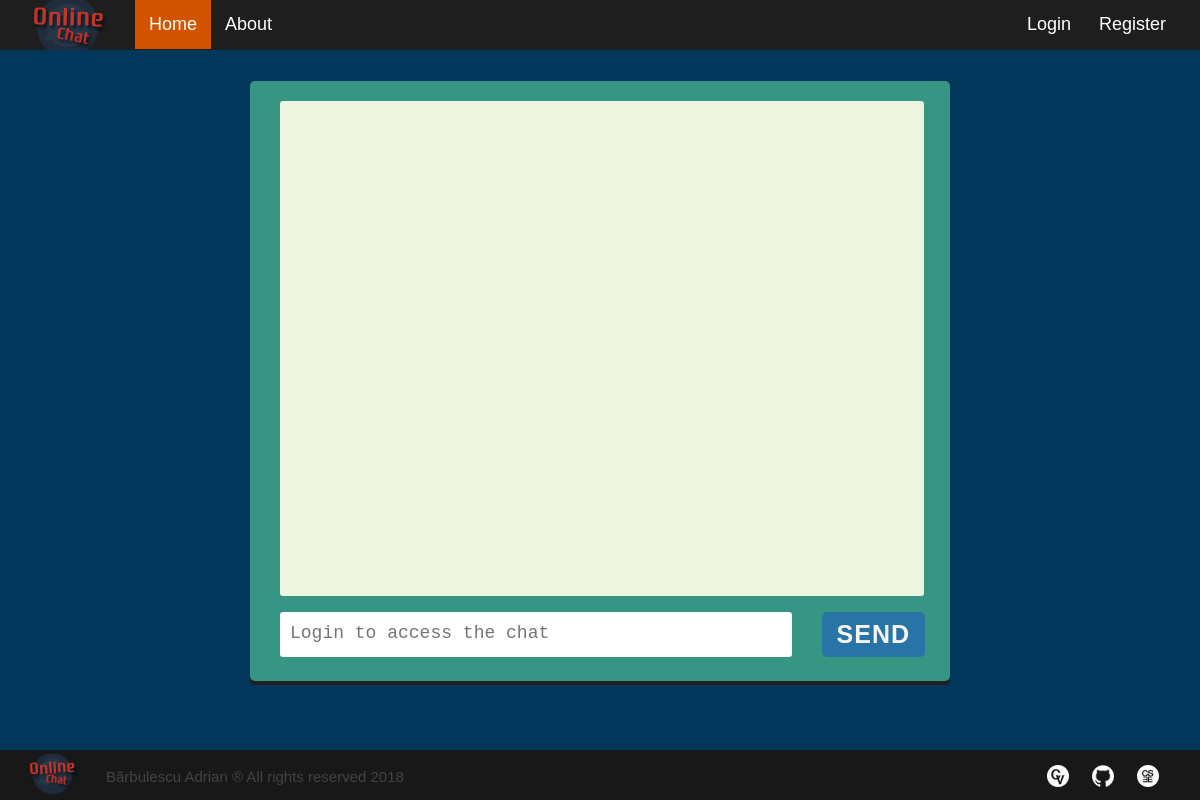
Before: / with the older database file.
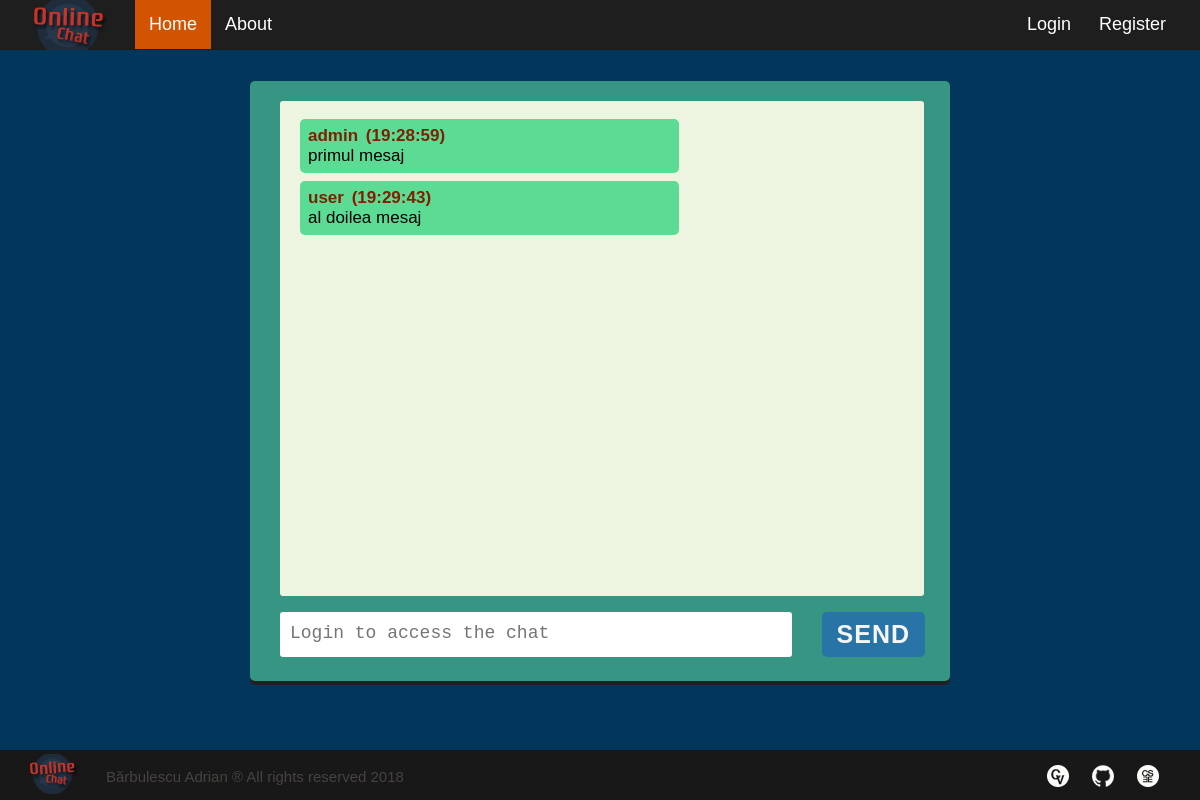
After: the same page with the newer database file.
### tables this page shows
CREATE TABLE IF NOT EXISTS `chat_user` (
  `id_user` int(11) NOT NULL AUTO_INCREMENT,
  `username` varchar(30) DEFAULT NULL,
  `email` varchar(30) DEFAULT NULL,
  `chat_rank` int(11) DEFAULT NULL,
  `password` varchar(100) DEFAULT NULL,
  PRIMARY KEY (`id_user`)
);

CREATE TABLE IF NOT EXISTS `chat_message` (
  `id_message` int(11) NOT NULL AUTO_INCREMENT,
  `user_message` varchar(100) DEFAULT NULL,
  `message_time` time DEFAULT NULL,
  `user_id` int(11) NOT NULL,
  PRIMARY KEY (`id_message`),
  KEY `user_id` (`user_id`)
);

### index.php (the view, shortened to what this page needs)
<!DOCTYPE html>
<html lang="en">
<head>
  <link rel="stylesheet" type="text/css" href="assets/css/main.css">
  <link rel="stylesheet" type="text/css" href="assets/css/formstyle.css">
</head>
<body>
  <?php
    if($_SESSION['$isUserLogged'])
      include "loggednavbar.php";
    else include "navbar.php";
  ?>
  <main class="main__content">
    <form class="form__chat" action="chat_action.php" method="post">
      <div class="chatbox">
        <div id="chatData" class="chatlogs">
          <?php
            include 'dbconnect.php';
            $sql = 'SELECT id_message, user_message, message_time, user_id FROM chat_message ORDER BY id_message ASC';
            if ($result = mysqli_query($link, $sql)) {
              if (mysqli_num_rows($result) > 0) {
                while ($row = mysqli_fetch_array($result)) {
                  $msgtime = $row['message_time'];
                  $thismsg = $row['user_message'];
                  $iduser = $row['user_id'];
                  $sqlc = "SELECT username FROM chat_user WHERE id_user='$iduser'";
                  if ($result2 = mysqli_query($link, $sqlc)) {
                    if (mysqli_num_rows($result2) > 0) {
                      while ($row = mysqli_fetch_array($result2)) {
                        if($row['username'] === $_SESSION['username']) {
                          echo '<div class="chat self">';
                            echo '<p class="chat-message"> <span class="selfchatname">' . $row['username'] . '<span class="space"></span> (' . $msgtime . ')</span><br>' . $thismsg . '</p>';
                          echo '</div>';
                        }
                        else {
                          echo '<div class="chat friend">';
                            echo '<p class="chat-message"> <span class="friendchatname">' . $row['username'] . '<span class="space"></span> (' . $msgtime . ')</span><br>' . $thismsg . '</p>';
                          echo '</div>';
                        }
                      }
                    }
                  }
                  else echo 'ERROR 5: Could not able to execute ' . $sql . mysqli_error($link);
              }
            }
          }
          else echo 'ERROR 6: Could not able to execute ' . $sql . mysqli_error($link);
        ?>
        </div>
        <div id="inputArea" class="chat-form">
          <textarea maxlength="100" required
          <?php
            if(!$_SESSION['$isUserLogged']) {
              echo 'disabled placeholder="Login to access the chat"';
            }
            else {
              echo 'placeholder="Type your message here.."';
            }?> type="text" id="chat_text" name="chat_text"></textarea>
          <button <?php if(!$_SESSION['$isUserLogged']) echo "disabled"; ?> id="sendbtn" type="submit">SEND</button>
        </div>
      </div>
    </form>
  </main>
</body>
</html>

### navbar.php
<?php
  $isActive = $_SESSION['currentpg'];
?>
<html lang="en">
<head>
  <link rel="stylesheet" type="text/css" href="assets/css/navbar.css">
</head>
<body>
  <header class="header">
    <img class="header__logo" src="assets/images/headerlogo.png" alt="Logo">
    <nav class="nav">
      <ul class="nav__wrapper">
        <li class="nav__item"><a href="index.php" <?php if($isActive === "home") echo 'class="nav__link active"'; else echo 'class="nav__link"'; ?>>Home</a></li>
        <li class="nav__item"><a href="about.php" <?php if($isActive === "about") echo 'class="nav__link active"'; else echo 'class="nav__link"'; ?>>About</a></li>
        <li class="nav__item"><a href="register.php" <?php if($isActive === "register") echo 'class="nav__link active"'; else echo 'class="nav__link"'; ?>>Register</a></li>
        <li class="nav__item"><a href="login.php" <?php if($isActive === "login") echo 'class="nav__link active"'; else echo 'class="nav__link"'; ?>>Login</a></li>
      </ul>
    </nav>
  </header>
</body>
</html>

### assets/css/main.css (style rules this page uses)
* { box-sizing: border-box; }
html, body { height: 100%; margin: 0; }
body { background-color: #03365b; font-family: "Arial", "Verdana", "Tahoma"; min-width: 300px; width: auto !important; width: 300px; }

### assets/css/formstyle.css (style rules this page uses)
.main__content { padding-top: 1px; margin: 0; }
.chatbox { background-color: #379683; box-shadow: 0 4px #202020; width: 700px; height: 720px; padding-top: 20px; margin: 0 auto; margin-top: 110px; border-radius: 5px; }
.chatlogs { background-color: #edf5e1; padding-left: 7px; margin-left: 30px; padding-top: 10px; width: 92%; height: 610px; border-radius: 3px; }
#chatData { overflow-y: visible; overflow-x: hidden; }
.chat { margin: 8px 3px; }
.chat .chat-message { color: #000; width: 60%; padding: 10px 15px 10px 15px; margin: 5px 10px 0; border-radius: 5px; font-size: 18px; }
.friend .chat-message { background-color: #5cdb95; color: #000; }
.chat-form { margin: 22px 5px 20px 30px; display: flex; align-items: flex-start; }
.chat-form textarea { background-color: #fff; color: #000; width: 88%; height: 45px; padding: 11px 5px 0 10px; font-size: 18px; resize: none; border: none; border-radius: 3px; }
.chat-form button { background-color: #2874A6; color: #f5f5f5; height: 45px; padding: 0 15px 0 15px; font-size: 25px; margin: 0 20px 10px 30px; border: none; cursor: pointer; font-weight: bold; letter-spacing: 1px; border-radius: 5px; }
.friendchatname { color: #802000; font-weight: bold; }
.space { padding-left: 3px; }
@media screen and (max-height: 900px) { .chatbox { margin: 0 auto; margin-top: 80px; height: 600px; } }
@media screen and (max-height: 900px) { .chatlogs { height: 495px; } }
@media screen and (max-height: 900px) { .chat-form { margin-top: 16px; } }
@media screen and (max-height: 900px) { .chat .chat-message { font-size: 17px; margin-top: 2px; margin-right: 3px; padding: 7px 8px; } }

### assets/css/navbar.css (style rules this page uses)
.header { background-color: #1e1e1e; width: 100%; position: fixed; top: 0; left: 0; height: 50px; }
.header__logo { float: left; color: white; margin-right: 15px; margin-left: 20px; }
.nav__wrapper { list-style-type: none; margin: 0; padding: 0; font-size: 18px; padding-right: 20px; }
.nav__item { float: left; }
.nav__item .nav__link { color: #fff; display: block; text-decoration: none; padding: 14px; text-align: center; }
.nav__item:nth-last-child(2), .nav__item:last-child { float: right; }
.active { background-color: #D35400; }

### assets/css/footer.css (style rules this page uses)
.footer { background: #191818; color: #464242; height: 50px; position: fixed; bottom: 0; width: 100%; }
.footer__logo { padding-top: 4px; float: left; padding-right: 18px; padding-left: 18px; }
.credits { display: inline-block; margin-top: 18px; font-size: 15px; }
.details { text-align: right; float: right; padding-right: 40px; }
.miniimg { margin-top: 13px; }
.footer__links { text-decoration: none; padding-left: 5px; }
.footer__nav { list-style-type: none; padding: 0; margin: 0; }
.footer__nav__item { float: left; padding-left: 15px; }

Changed rows visible on the page:
added chat_message: message_time "19:28:59", user_message "primul mesaj"
added chat_user: username "admin"
added chat_message: message_time "19:29:43", user_message "al doilea mesaj"
added chat_user: username "user"
